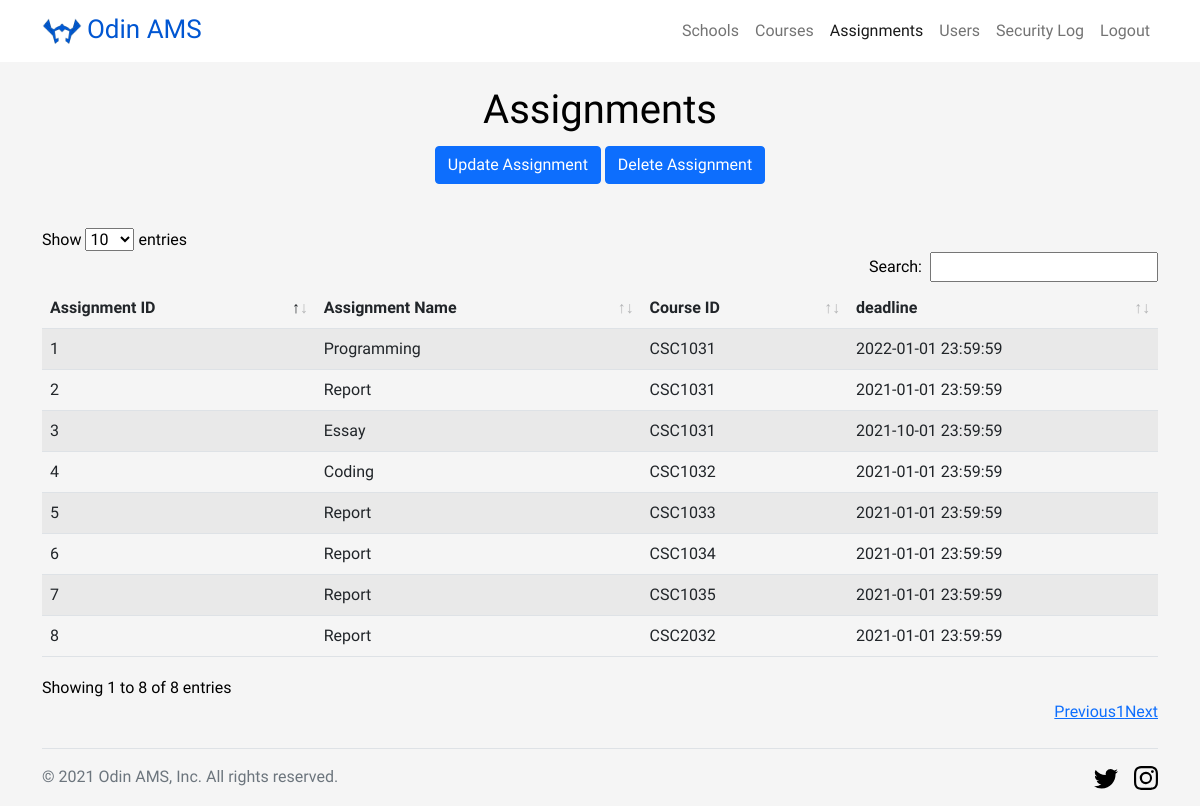
/view-all-assignments (signed in), run on the app's committed database.
### models.py (models this page shows, shortened)
class Assignment(db.Model):
    __tablename__ = 'Assignment'
    AID = db.Column(db.Integer, primary_key=True)
    assignmentName = db.Column(db.String(50), nullable=False)
    description = db.Column(db.String(100), nullable=False)
    deadline = db.Column(db.DateTime, nullable=False)
    doc_name = db.Column(db.String(50), nullable=False)
    doc_path = db.Column(db.String(200), nullable=False)
    CID = db.Column(db.String(15), db.ForeignKey(Course.CID), nullable=False)

### administrator/views.py (the view)
@administrator_blueprint.route('/view-all-assignments')
@login_required
@requires_roles('admin')
def view_all_assignments():
    assignments = Assignment.query.all()
    return render_template('admin-assignments.html', assignments=assignments)

### app.py (called while the page is built)
def login_required(func):
    @wraps(func)
    def decorated_view(*args, **kwargs):
        if request.method in EXEMPT_METHODS:
            return func(*args, **kwargs)
        elif not current_user.is_authenticated:
            logging.warning('SECURITY - Anonymous invalid access| | |%s', request.remote_addr)
            return current_app.login_manager.unauthorized() and render_template('errors/403.html')
        return func(*args, **kwargs)
    return decorated_view

def requires_roles(*roles):
    def wrapper(f):
        @wraps(f)
        def wrapped(*args, **kwargs):
            if not current_user.is_authenticated:
                return f(*args, **kwargs)
            elif current_user.role not in roles:
                logging.warning('SECURITY - UNAUTHORISED ACCESS ATTEMPT|%s|%s|%s',
                                current_user.UID,
                                current_user.email,
                                request.remote_addr)
                return render_template('errors/403.html')
            return f(*args, **kwargs)
        return wrapped
    return wrapper

    @login_manager.user_loader
    def load_user(email):
        return User.query.get(email)

### templates/admin-assignments.html (shortened to what this page needs)
<!DOCTYPE html>
<html>
<head>
    <link rel="stylesheet" href="{{ url_for('static',filename='css/bootstrap.min.css') }}">
    <link rel="stylesheet" href="{{ url_for('static',filename='css/base.css') }}">
    <link rel="stylesheet" href="{{ url_for('static',filename='css/dataTables.bootstrap5.min.css') }}">
</head>
<body>
	<header>
		<nav id="header-nav" class="navbar navbar-expand-lg navbar-light">
			<div class="container">
				<a class="navbar-brand" href="{{ url_for('admins.admin') }}">
					<img src="../static/image/logo.png" alt="Logo" width="40" height="37.6" class="d-inline-block align-text-center">
					<span>Odin AMS</span>
				</a>
		        <div id="navbarSupportedContent" class="collapse navbar-collapse">
		           <ul class="navbar-nav ms-auto mb-2 mb-lg-0">
			        	<li class="nav-item">
			            	<a class="nav-link" href="{{ url_for('admins.view_all_schools') }}"><span>Schools</span></a>
			            </li>
			            <li class="nav-item">
			            	<a class="nav-link" href="{{ url_for('admins.view_all_courses') }}"><span>Courses</span></a>
			            </li>
			            <li class="nav-item">
			            	<a class="nav-link active" href="{{ url_for('admins.view_all_assignments') }}"><span>Assignments</span></a>
			            </li>
			            <li class="nav-item">
			            	<a class="nav-link" href="{{ url_for('admins.view_all_users') }}"><span>Users</span></a>
			            </li>
                       <li class="nav-item">
			            	<a class="nav-link" href="{{ url_for('admins.security_log') }}"><span>Security Log</span></a>
			            </li>
			            <li class="nav-item">
			            	<a class="nav-link" href="{{ url_for('users.logout') }}"><span>Logout</span></a>
			            </li>
		          	</ul>
		        </div>
			</div>
		</nav>
	</header>
    <div id="page-container">
       <section class="text-center container">
    		<div class="row py-4">
      			<div class="col-lg-6 col-md-8 mx-auto">
			        <h1 class="fw-light">Assignments</h1>
                    <p>
		          	<a href="{{ url_for('admins.update_assignment') }}" class="btn btn-primary my-1">Update Assignment</a>
		          	<a href="{{ url_for('admins.delete_course') }}" class="btn btn-primary my-1">Delete Assignment</a>
        			</p>
      			</div>
    		</div>
  		</section>
        <div class="container" style="padding-bottom: 3rem">
            <table id="assignments-list" class="table table-striped" style="width:100%">
                    <thead>
                        <tr>
                            <th>Assignment ID</th>
                            <th>Assignment Name</th>
                            <th>Course ID</th>
                            <th>deadline</th>
                        </tr>
                    </thead>
                    <tbody>
                        {% for assignment in assignments %}
                            <tr>
                                <td>{{ assignment.AID }}</td>
                                <td>{{ assignment.assignmentName }}</td>
                                <td>{{ assignment.CID }}</td>
                                <td>{{ assignment.deadline }}</td>
                            </tr>
                        {% endfor %}
                    </tbody>
            </table>
        </div>
        <footer>
            <div class="container">
                <div class="d-flex flex-wrap justify-content-between align-items-center py-3 my-4 border-top">
                    <div class="col-md-4 d-flex align-items-center">
                        <span class="text-muted">&copy; 2021 Odin AMS, Inc. All rights reserved.</span>
                    </div>
                    <ul class="nav col-md-4 justify-content-end list-unstyled d-flex">
                        <li class="ms-3"><a class="text-muted" href="https://twitter.com/UniofNewcastle?ref_src=twsrc%5Egoogle%7Ctwcamp%5Eserp%7Ctwgr%5Eauthor" target="_blank"><svg class="bi" width="24" height="24"><use xlink:href="#twitter"/></svg></a></li>
                        <li class="ms-3"><a class="text-muted" href="https://www.instagram.com/hadjshell/" target="_blank"><svg class="bi" width="24" height="24"><use xlink:href="#instagram"/></svg></a></li>
                    </ul>
                </div>
            </div>
        </footer>
    </div>
</body>
</html>

### static/css/base.css (style rules this page uses)
body { font-size: 16px; font-family: 'Readex Pro', sans-serif; background: #f5f5f5; color: black; }
#page-container { position: relative; min-height: 85vh; }
#header-nav { background: white; padding: 5px; }
.navbar-brand span { font-size: 1.3em; color: #0056d2; }
footer { position: absolute; bottom: 0; width: 100%; height: 3rem; }

### templates/admin-assignments.html (style rules this page uses)
#page-container { min-height: 80vh; }

### data on the page
Assignment: AID "1", assignmentName "Programming", CID "CSC1031", deadline "2022-01-01 23:59:59"
Assignment: AID "2", assignmentName "Report", CID "CSC1031", deadline "2021-01-01 23:59:59"
Assignment: AID "3", assignmentName "Essay", CID "CSC1031", deadline "2021-10-01 23:59:59"
Assignment: AID "4", assignmentName "Coding", CID "CSC1032", deadline "2021-01-01 23:59:59"
Assignment: AID "5", assignmentName "Report", CID "CSC1033", deadline "2021-01-01 23:59:59"
Assignment: AID "6", assignmentName "Report", CID "CSC1034", deadline "2021-01-01 23:59:59"
Assignment: AID "7", assignmentName "Report", CID "CSC1035", deadline "2021-01-01 23:59:59"
Assignment: AID "8", assignmentName "Report", CID "CSC2032", deadline "2021-01-01 23:59:59"
